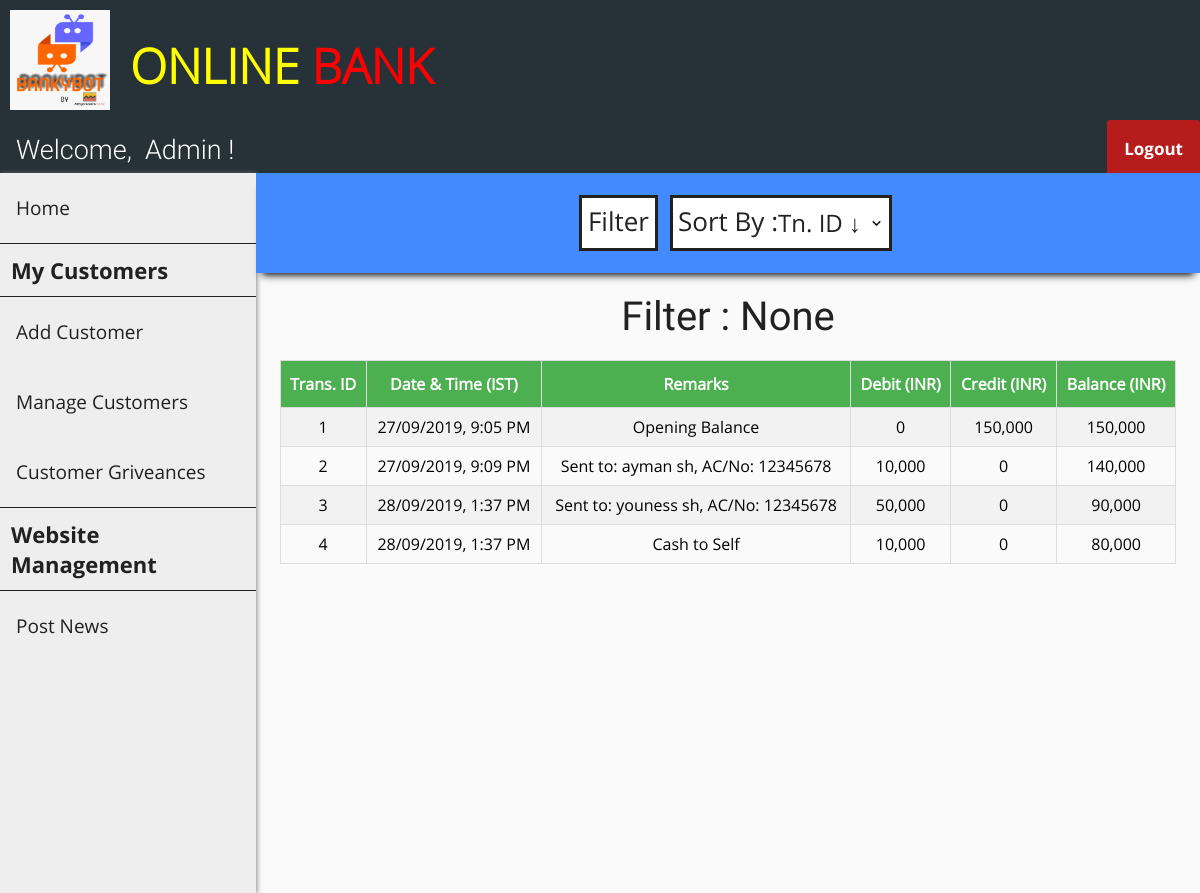
The app's page /transactions.php?cust_id=2 with its own data.
### tables this page shows
CREATE TABLE `passbook2` (
  `trans_id` int(11) NOT NULL,
  `trans_date` datetime DEFAULT NULL,
  `remarks` varchar(255) DEFAULT NULL,
  `debit` int(11) DEFAULT NULL,
  `credit` int(11) DEFAULT NULL,
  `balance` int(11) DEFAULT NULL
);

### transactions.php (the view, shortened to what this page needs)
<?php
    include "connect.php";
    include "header.php";
    include "user_navbar.php";
    include "admin_sidebar.php";
    $sql0 = "SELECT * FROM passbook".$_SESSION['cust_id'];
    $filter_indicator = "None";
?>
<!DOCTYPE html>
<html>
<head>
    <link rel="stylesheet" href="transactions_style.css">
</head>
<body>
    <div class="search-bar-wrapper">
        <div class="search-bar" id="the-search-bar">
            <div class="flex-item-search-bar" id="fi-search-bar">
                <button id="search" onclick="document.getElementById('id01').style.display='block'">Filter</button>
                <div class="flex-item-by">
                    <label id="sort">Sort By :</label>
                </div>
                <div class="flex-item-search-by">
                    <select name="by" onChange="window.location.href=this.value">
                        <option selected disabled hidden>
                            <?php if (empty($_GET['sort'])) {?>Tn. ID &darr;<?php } ?>
                        </option>
                    </select>
                </div>
            </div>
        </div>
    </div>
    <div class="flex-container">
        <p id="none">Filter : <?php echo $filter_indicator ?></p>
    </div>
    <div class="flex-container">
        <?php
            $result = $conn->query($sql0);
            if ($result->num_rows > 0) {?>
                <table id="transactions">
                    <tr>
                        <th>Trans. ID</th>
                        <th>Date & Time (IST)</th>
                        <th>Remarks</th>
                        <th>Debit (INR)</th>
                        <th>Credit (INR)</th>
                        <th>Balance (INR)</th>
                    </tr>
        <?php
            while($row = $result->fetch_assoc()) {?>
                    <tr>
                        <td><?php echo $row["trans_id"]; ?></td>
                        <td>
                            <?php
                                $time = strtotime($row["trans_date"]);
                                $sanitized_time = date("d/m/Y, g:i A", $time);
                                echo $sanitized_time;
                             ?>
                        </td>
                        <td><?php echo $row["remarks"]; ?></td>
                        <td><?php echo number_format($row["debit"]); ?></td>
                        <td><?php echo number_format($row["credit"]); ?></td>
                        <td><?php echo number_format($row["balance"]); ?></td>
                    </tr>
            <?php } ?>
            </table>
            <?php
            } else {  ?>
                <p id="none"> No results found :(</p>
            <?php }
            $conn->close(); ?>
    </div>
</body>
</html>

### header.php (shortened to what this page needs)
<!DOCTYPE html>
<html>
<head>
    <link rel="stylesheet" href="header_style.css">
</head>
<body>
    <div class="flex-container-header">
        <div class="flex-item-header">
            <img src="images/ATW.jpeg" onclick="eEgg_func()" width="100" height="100">
        </div>
        <div class="flex-item-header">
            <h1><span class="jaune">ONLINE</span> <span class="rouge"> BANK</span></h1>
        </div>
    </div>
</body>
</html>

### user_navbar.php (shortened to what this page needs)
<!DOCTYPE html>
<html>
<head>
    <link rel="stylesheet" href="user_navbar_style.css">
</head>
<body>
    <div class="nav-wrapper">
        <div class="topnav" id="theTopNav">
            <a id="user">Welcome, &nbspAdmin !</a>
            <a id="logout" href="logout_action.php" style="border-top-left-radius: 3px;"
                    onclick="return confirm('Are you sure?')">Logout</a>
        </div>
    </div>
</body>
</html>

### admin_sidebar.php (shortened to what this page needs)
<!DOCTYPE html>
<html>
<head>
    <link rel="stylesheet" href="admin_sidebar_style.css">
</head>
<body>
    <div class="sidenav" id="theSideNav">
        <a href="./admin_home.php">Home</a>
        <a id="label">My Customers</a>
        <a href="./customer_add.php">Add Customer</a>
        <a href="./manage_customers.php">Manage Customers</a>
        <a href="#h">Customer Griveances</a>
        <a id="label">Website Management</a>
        <a href="./post_news.php">Post News</a>
    </div>
</body>
</html>

### header_style.css (style rules this page uses)
body { margin: 0; padding: 0; background-color: #FAFAFA; }
.flex-container-header { display: -webkit-flex; display: flex; width: auto; height: auto; background-color: #263238; }
.flex-item-header { width: auto; height: 100px; margin: 10px; }
h1 { font-family: OpenSans-Light; color: white; font-size: 3rem; line-height: 3rem; margin-top: calc((1.5rem - 2rem) + 2.5rem); margin-bottom: 1.5rem; }

### user_navbar_style.css (style rules this page uses)
.nav-wrapper { height: 53px; background: #333; }
.nav-wrapper .topnav { background-color: #263238; overflow: hidden; height: 53px; }
.topnav a[id="user"] { float: left; display: block; color: white; text-align: center; padding: 14px 16px; text-decoration: none; font-size: 27px; font-family: Roboto-Light; }
.topnav a[id="logout"] { float: right; display: block; color: white; text-align: center; padding: 17px 17px; text-decoration: none; font-size: 17px; font-family: OpenSans-Bold; background-color: #b71c1c; border-top-right-radius: 3px; }

### admin_sidebar_style.css (style rules this page uses)
.sidenav { width: 256px; background-color: #eee; height: 90vh; float: left; overflow-y: auto; box-shadow: 1px 1px 5px #888888; }
.sidenav a { font-family: OpenSans-Regular; font-size: 19px; color: #212121; display: block; padding: 22px 16px; text-decoration: none; }
.sidenav a[id="label"] { font-family: OpenSans-Bold; font-size: 22px; color: #212121; display: block; padding: 11px; text-decoration: none; border-top: 1px solid #212121; border-bottom: 1px solid #212121; }

### transactions_style.css (style rules this page uses)
.flex-container { display: -webkit-flex; display: flex; margin-left: 256px; width: auto; height: auto; padding-top: 20px; flex-direction: column; overflow-x: auto; }
.search-bar-wrapper { height: 100px; }
.search-bar-wrapper .search-bar { display: -webkit-flex; display: flex; margin-left: 256px; position: relative; width: auto; height: 100px; flex-direction: column; background-color: #448AFF; box-shadow: 0 8px 8px -6px black; overflow: hidden; }
label[id="sort"] { display: block; float: left; color: #212121; font-family: OpenSans-Regular; font-size: 26px; background-color: white; border: 3px solid #212121; border-right: 0; margin: 12px; margin-right: 0px; height: 45px; padding-top: 5px; padding-left: 5px; }
select { font-family: OpenSans-Regular; color: #212121; font-size: 24px; background: url("images/down_arrow.png") 96% / 15% no-repeat #eee; -webkit-appearance: none; -moz-appearance: none; background-color: white; border: 3px solid #212121; border-left: 0; margin: 12px; margin-left: 0px; height: 56px; width: 115%; }
.flex-item-search-bar { display: -webkit-flex; display: flex; flex-direction: row; margin: auto; width: auto; height: auto; }
button[id="search"] { font-family: OpenSans-Regular; color: #212121; font-size: 26px; background-color: white; cursor: pointer; height: 40px; margin-top: 12px; padding-top: 5px; padding-bottom: 45px; border: 3px solid #212121; }
label { display: block; float: left; color: #212121; font-family: OpenSans-Bold; font-size: 20px; }
#transactions { font-family: OpenSans-Regular; border-collapse: collapse; width: 80%; margin: auto; }
@media screen and (max-width: 1280px) { #transactions { width: 95%; } }
#transactions td, #transactions th { text-align: center; border: 1px solid #ddd; padding: 8px; }
#transactions tr:nth-child(even) { background-color: #f2f2f2; }
#transactions th { padding-top: 12px; padding-bottom: 12px; background-color: #4CAF50; color: white; }
p[id="none"] { margin: auto; font-size: 40px; color: #212121; font-family: Roboto-Regular; }

### header.php (style rules this page uses)
.jaune { color: yellow; }
.rouge { color: red; }

### records on screen
passbook2: trans_id "1", trans_date "27/09/2019, 9:05 PM", remarks "Opening Balance", debit "0", credit "150,000", balance "150,000"
passbook2: trans_id "2", trans_date "27/09/2019, 9:09 PM", remarks "Sent to: ayman sh, AC/No: 12345678", debit "10,000", credit "0", balance "140,000"
passbook2: trans_id "3", trans_date "28/09/2019, 1:37 PM", remarks "Sent to: youness sh, AC/No: 12345678", debit "50,000", credit "0", balance "90,000"
passbook2: trans_id "4", trans_date "28/09/2019, 1:37 PM", remarks "Cash to Self", debit "10,000", credit "0", balance "80,000"

### other values on screen
$filter_indicator "None"
